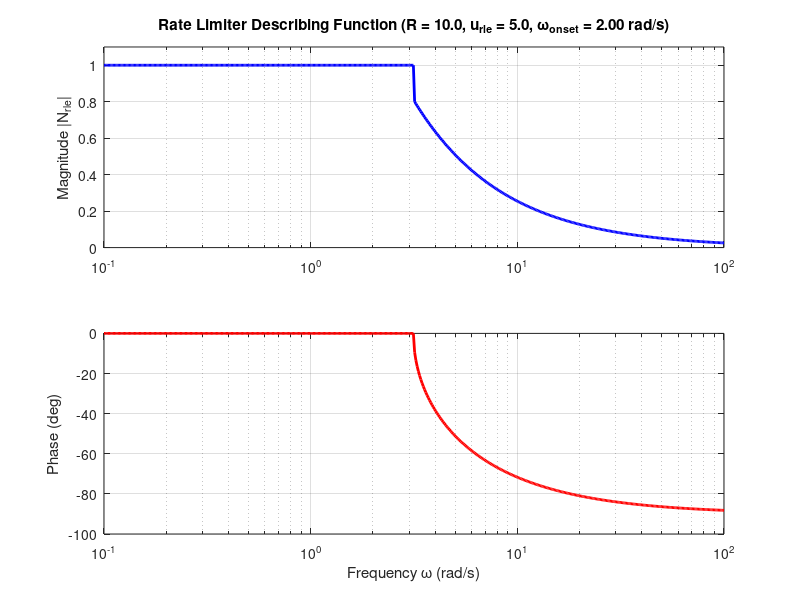

MATLAB code to generate this figure:
%% Rate Limiter Describing Function Implementation
clear; clc; close all;

%% 1. Define Example System Parameters
R     = 10;                     % Rate limit value (units/s)
u_rle = 5;                      % Input amplitude
omega = logspace(-1, 2, 500);   % Frequency vector (rad/s) from 0.1 to 100

%% 2. Compute Onset Frequency and Describing Function
% Equation 1: Onset Frequency
omega_onset = R / u_rle;

% Equation 2: Describing Function N_rle(j*omega, u_rle)
% Note: Using element-wise operators (./ and .*) for vector compatibility
arg_acos = (pi / 2) * (omega_onset ./ omega);

% Evaluate N_rle
N_rle = (4 / pi) * (omega_onset ./ omega) .* exp(-1j * acos(arg_acos));

%% 3. Handle Linear Region (Optional Physical Saturation Check)
% In physical rate limiters, if the frequency is below the rate-limiting 
% threshold (arg_acos > 1), acos() produces complex numbers. In reality, 
% the system operates linearly (N_rle = 1 + 0j) before rate limiting occurs.
linear_region = (arg_acos > 1);
N_rle(linear_region) = 1.0 + 0j;

%% 4. Plot Magnitude and Phase
figure('Name', 'Rate Limiter Describing Function', 'Color', 'w');

% Magnitude Plot
subplot(2, 1, 1);
semilogx(omega, abs(N_rle), 'b-', 'LineWidth', 2);
grid on;
ylabel('Magnitude |N_{rle}|');
title(sprintf('Rate Limiter Describing Function (R = %.1f, u_{rle} = %.1f, \\omega_{onset} = %.2f rad/s)', ...
    R, u_rle, omega_onset));
xlim([min(omega) max(omega)]);
ylim([0 1.1]);

% Phase Plot
subplot(2, 1, 2);
semilogx(omega, rad2deg(angle(N_rle)), 'r-', 'LineWidth', 2);
grid on;
xlabel('Frequency \omega (rad/s)');
ylabel('Phase (deg)');
xlim([min(omega) max(omega)]);

%% 5. Reusable Function Block
% You can copy this function to a separate file named 'calc_Nrle.m'
function [N_rle, omega_onset] = calc_Nrle(omega, u_rle, R)
% CALC_NRLE Computes the rate limiter describing function
%
% Inputs:
%   omega - Frequency (scalar or vector in rad/s)
%   u_rle - Input signal amplitude (scalar or vector)
%   R     - Rate limit value (scalar)
%
% Outputs:
%   N_rle       - Complex describing function value
%   omega_onset - Onset frequency of rate limiting

omega_onset = R ./ u_rle;

arg = (pi / 2) .* (omega_onset ./ omega);
N_rle = (4 / pi) .* (omega_onset ./ omega) .* exp(-1j * acos(arg));

% Ensure physical fidelity in the linear (un-limited) operating regime
N_rle(arg > 1) = 1.0;
end
